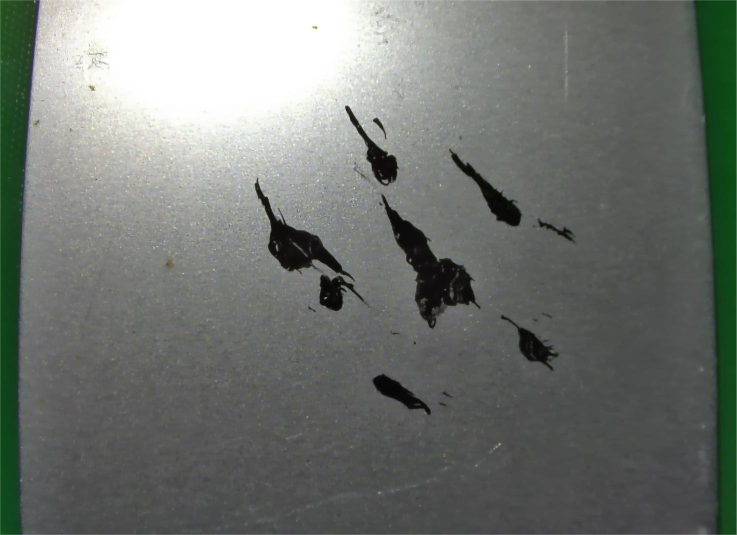
#> input picture data/raw/WIN_20221209_09_48_26_Pro.jpg, 1473 x 1070 px, found by its file name (shown at 1/2 size); its folder holds 4 pictures in this run
$ python preprocess_data.py
#> lines starting #> are read from the running program, lines starting #| are printed output that depends on the picture
import os
from PIL import Image
import pandas as pd

# 定义文件夹路径
raw_dir = "./data/raw"
processed_dir = "./data/processed"

# 如果processed文件夹不存在，就创建一个
if not os.path.exists(processed_dir):
    os.makedirs(processed_dir)

# 获取raw文件夹里所有图片的名字
image_files = [f for f in os.listdir(raw_dir) if f.endswith(('.tif', '.jpg', '.png'))]

# 这个列表用来记录每张图片的信息
records = []

# 对每张图片进行处理
for idx, filename in enumerate(image_files):
    # 打开图片
    img_path = os.path.join(raw_dir, filename)
    img = Image.open(img_path)
#> img is the input picture: PIL image 1473x1070 RGB; mean R, G, B 112.5, 117, 112.3

    # 把图片统一改成 224x224 的尺寸
    img_resized = img.resize((224, 224))
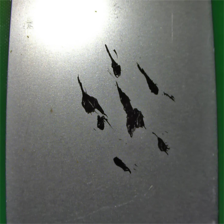
#> img_resized: PIL image 224x224 RGB; mean R, G, B 112.4, 117, 112.3

    # 保存处理后的图片，名字改为 "processed_0.jpg", "processed_1.jpg" 这种形式
    new_filename = f"processed_{idx}.jpg"
    save_path = os.path.join(processed_dir, new_filename)
    img_resized.convert('RGB').save(save_path, 'JPEG')

    # 根据原文件名猜它是"好"的还是"坏"的，用于以后做标签
    if 'defect' in filename.lower():
        label = 1  # 有缺陷
    elif 'ok' in filename.lower() or 'good' in filename.lower():
        label = 0  # 合格
    else:
        label = -1 # 未知

    # 记录这张图片的信息
    records.append({
        '原始文件名': filename,
        '处理后文件名': new_filename,
        '标签': label,
        '路径': save_path
    })
#> pass 2 of the loop `for idx, filename in enumerate(image_files):`:
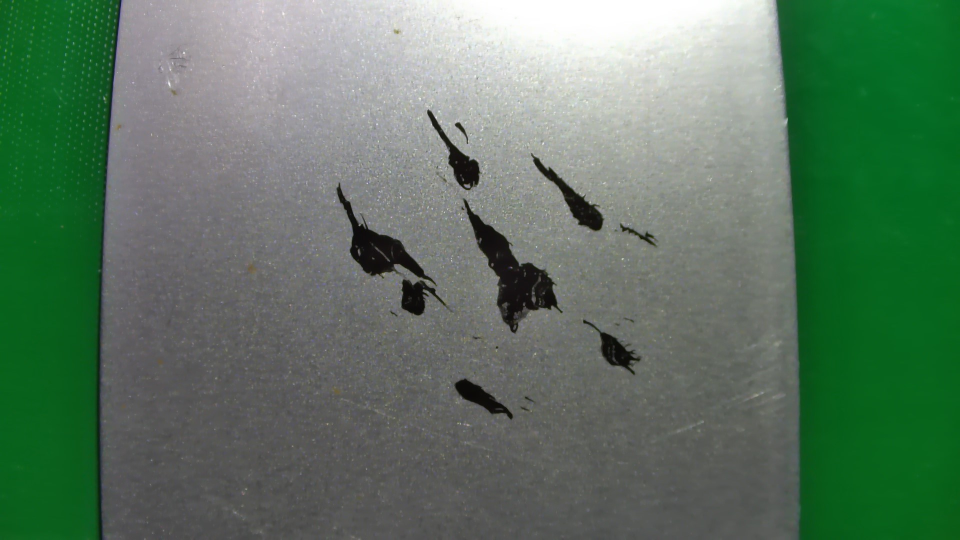
#> input picture data/raw/WIN_20221209_09_48_40_Pro.jpg, 1920 x 1080 px, found by its file name (shown at 1/2 size)
#> img is the input picture: PIL image 1920x1080 RGB; mean R, G, B 92, 118, 97.7
#> `img_resized = img.resize((224, 224))`:
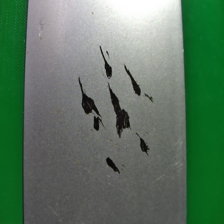
#> img_resized: PIL image 224x224 RGB; mean R, G, B 92, 118, 97.7
#> pass 3 of the loop `for idx, filename in enumerate(image_files):`:
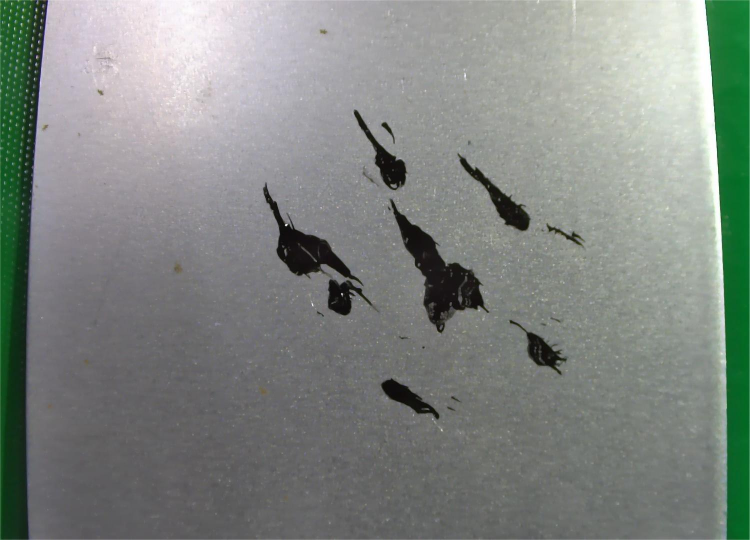
#> input picture data/raw/WIN_20221209_09_48_45_Pro.jpg, 1499 x 1080 px, found by its file name (shown at 1/2 size)
#> img is the input picture: PIL image 1499x1080 RGB; mean R, G, B 128.5, 134.4, 129.7
#> `img_resized = img.resize((224, 224))`:
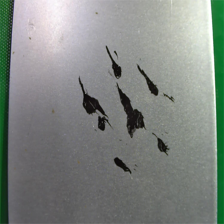
#> img_resized: PIL image 224x224 RGB; mean R, G, B 128.5, 134.4, 129.7
#> the loop made 4 passes; the first 3 are shown

# 把所有图片的信息保存成一个索引表格（CSV文件）
df = pd.DataFrame(records)
df.to_csv(os.path.join(processed_dir, 'index.csv'), index=False)

print(f"搞定！一共处理了 {len(image_files)} 张图片。")
